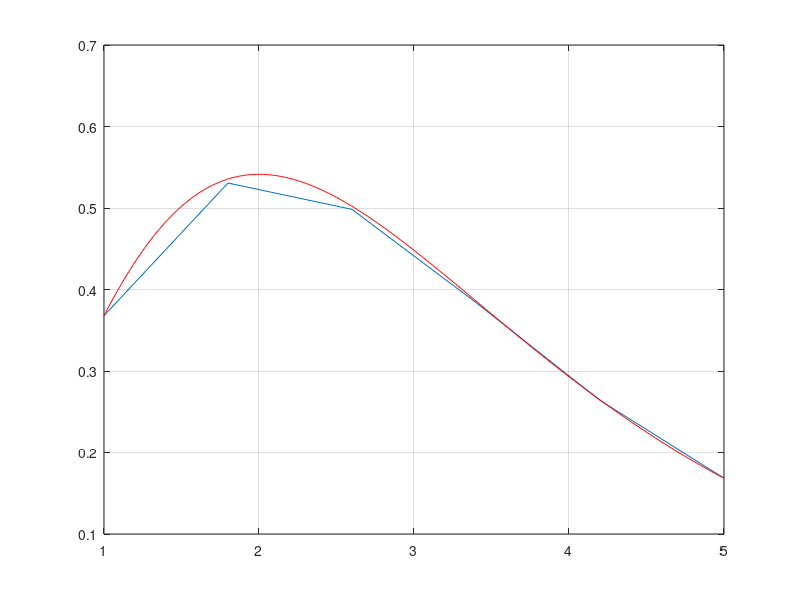

The MATLAB source for this figure:
function methodRunge
    a = 1;
    b = 5;
    y0 = 1/exp(1);
    n = 5;
    [x, y] = runge(a,b,y0,n);
    
    x1 = 1 : 0.01 : 5;
    y1 = x1.^2 .* exp(-x1);
    plot(x,y);
    hold on;
    plot(x1,y1,'r');
   
    grid on;
    
    
function[x,y] = runge(a,b,y0,n)
    h = (b - a)/n;
    x(1) =a;
    y(1) = y0;
    for i = 1 : n
        k1 = f(x(i), y(i));
        k2 = f(x(i) +h/2, y(i) +h*k1/2);
        k3 = f(x(i) + h/2, y(i) + h *k2/2);
        k4 = f(x(i) + h, y(i) + h*k3);
        y(i+1) = y(i) + h*(k1 + 2*k2 + 2*k3 + k4)/6;
        x(i+1) = x(i) + h;
    end



function y = f(x,y)
    y = (3*x^2*exp(-x) - (x+1)*y)/x;
    